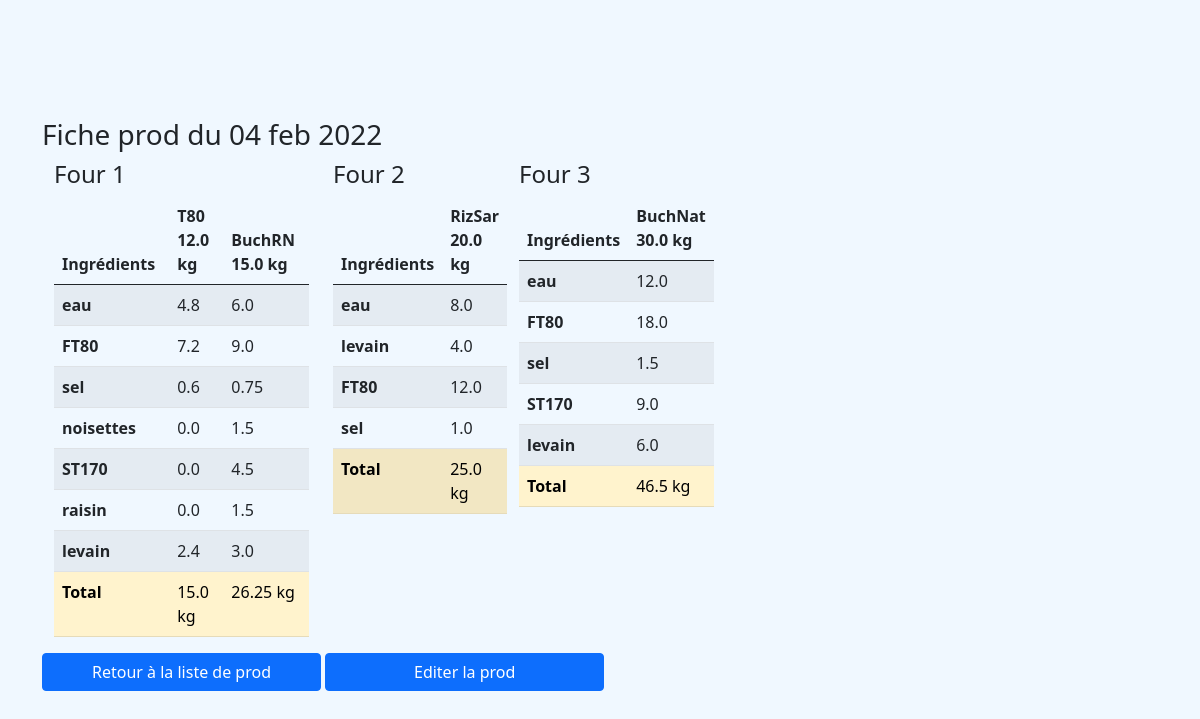
/prod/prodlist/5/ficheprod/, run on an earlier commit of the app's database.
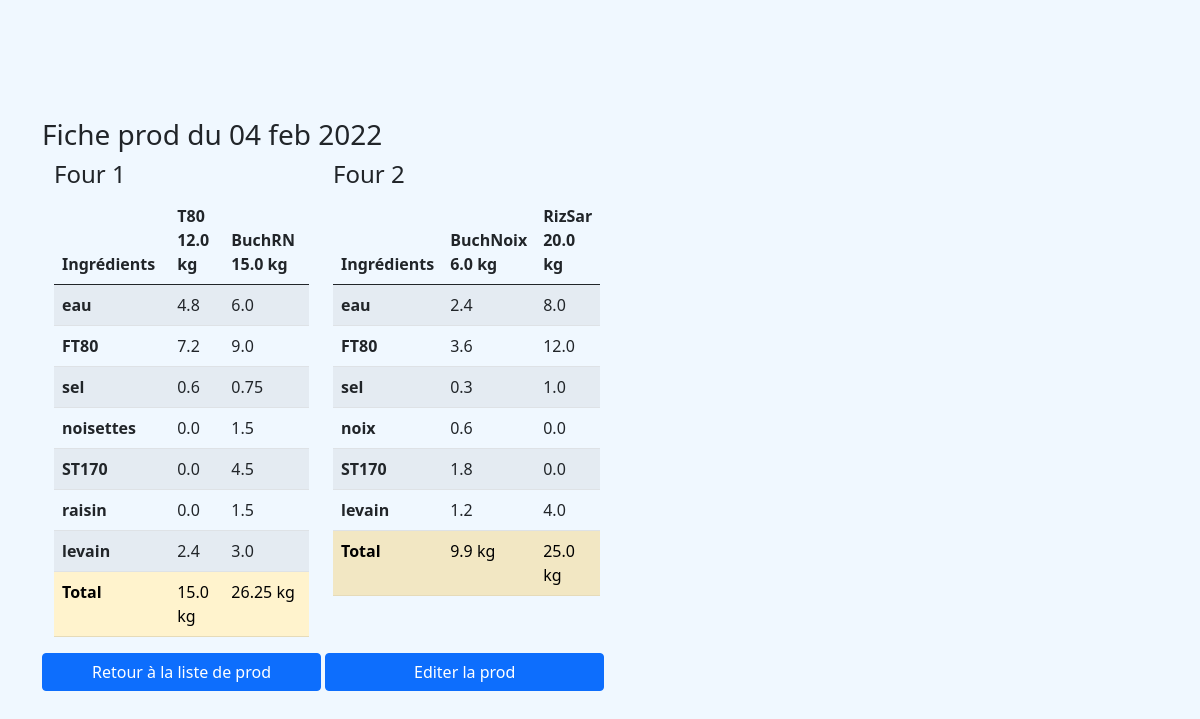
And on a later commit of the database.
### prod/models.py (models this page shows, shortened)
class Recipe(models.Model):
    four_id = models.ForeignKey(Data, on_delete=models.CASCADE)
    four_pain = models.CharField(max_length=50, default="Brioche")
    FT80 = models.FloatField(default=0)
    ST170 = models.FloatField(default=0)
    PET80 = models.FloatField(default=0)
    RT80 = models.FloatField(default=0)
    SarT80 = models.FloatField(default=0)
    FPDT = models.FloatField(default=0)
    eau = models.FloatField(default=0)
    sel = models.FloatField(default=0)
    oeufs = models.FloatField(default=0)
    sucre = models.FloatField(default=0)
    beurre = models.FloatField(default=0)
    levain = models.FloatField(default=0)
    raisin = models.FloatField(default=0)
    noisettes = models.FloatField(default=0)
    noix = models.FloatField(default=0)
    graines = models.FloatField(default=0)
    levure = models.FloatField(default=0)
    def total_ingr(self):
        total = 0
        for ingr in self.non_zero():
            total += getattr(self, ingr)
        return total
    def non_zero(self):
        non_zero_items = []
        for pain, qtt in self.__dict__.items():
            if qtt != 0:
                non_zero_items.append(pain)
        to_remove = ["_state", "id", "four_id", "four_id_id", "four_pain"]
        non_zero_items = [
            element for element in non_zero_items if element not in to_remove
        ]
        return non_zero_items
    def __init__(self, *args, **kwargs):
        super().__init__(*args, **kwargs)
        if self.four_id:
            kg = getattr(self.four_id, self.four_pain)
            if self.four_pain == "T80":
                self.FT80 = 0.6 * kg
                self.sel = 0.05 * kg
                self.eau = 0.4 * kg
                self.levain = 0.2 * kg
            elif self.four_pain == "BuchNat":
                self.FT80 = 0.6 * kg
                self.ST170 = 0.3 * kg
                self.sel = 0.05 * kg
                self.eau = 0.4 * kg
                self.levain = 0.2 * kg
            elif self.four_pain == "BuchRN":
                self.FT80 = 0.6 * kg
                self.ST170 = 0.3 * kg
                self.sel = 0.05 * kg
                self.eau = 0.4 * kg
                self.levain = 0.2 * kg
                self.noisettes = 0.1 * kg
                self.raisin = 0.1 * kg
            elif self.four_pain == "BuchNoix":
                self.FT80 = 0.6 * kg
                self.ST170 = 0.3 * kg
                self.sel = 0.05 * kg
                self.eau = 0.4 * kg
                self.levain = 0.2 * kg
                self.noix = 0.1 * kg
            elif self.four_pain == "RizSar":
                self.FT80 = 0.6 * kg
                self.sel = 0.05 * kg
                self.eau = 0.4 * kg
                self.levain = 0.2 * kg
            elif self.four_pain == "PetEp":
                self.FT80 = 0.6 * kg
                self.sel = 0.05 * kg
                self.eau = 0.4 * kg
                self.levain = 0.2 * kg
            elif self.four_pain == "Brioche":
                self.FT80 = 0.6 * kg
                self.sel = 0.05 * kg
                self.eau = 0.4 * kg
                self.levain = 0.2 * kg
            elif self.four_pain == "Cookies":
                self.FT80 = 0.6 * kg
                self.sel = 0.05 * kg
                self.eau = 0.4 * kg
                self.levain = 0.2 * kg
            else:
                raise ValueError(f"{self.four_pain} n'est pas une recette valide !")

class Data(models.Model):
    prod_id = models.ForeignKey(Prod, on_delete=models.CASCADE)
    T80 = models.FloatField(default=0)
    BuchNat = models.FloatField(default=0)
    BuchMG = models.FloatField(default=0)
    BuchRN = models.FloatField(default=0)
    BuchNoix = models.FloatField(
        default=0,
    )
    RizSar = models.FloatField(
        default=0,
    )
    PetEp = models.FloatField(
        default=0,
    )
    Brioche = models.FloatField(
        default=0,
    )
    Cookies = models.IntegerField(default=0)

### prod/views.py (the view, shortened to what this page needs)
class FicheProdView(DetailView):
    model = Prod
    template_name = "ficheprod.html"
    def get_context_data(self, **kwargs):
        context = super(FicheProdView, self).get_context_data(**kwargs)
        QS = Data.objects.filter(prod_id__pk=self.object.pk)
        recettes = []
        for four in QS:
            print("Four ", four)
            rcp = formatteur_de_recettes(four)
            recettes.append(rcp)
        context = {"prod": list(QS), "recettes": recettes}
        print(f"context = {context}")
        return context

### prod/recettes.py (called while the page is built)
def formatteur_de_recettes(data):
    all_recipes = data.recipe_set.all()
    non_zero_ingr = []
    recipes_names = []
    totals = []
    for recipe in all_recipes:
        recipes_names.append(recipe.four_pain) # au passage, les noms de recettes
        totals.append(recipe.total_ingr()) # au passage, les poids totaux
        non_zero_ingr += list(recipe.non_zero())
    non_zero_ingr = set(non_zero_ingr) #remove duplicates
    print(non_zero_ingr)
    print(recipes_names)
    result = {}
    result["headers"] = recipes_names
    result["headers"].insert(0,"Ingrédients")
    result["totals"] = totals
    result["rows"] = {}
    for ingr in non_zero_ingr:
        qtt = []
        for recipe in all_recipes:
            qtt.append(round(getattr(recipe,ingr),2))
        result["rows"][ingr] = qtt
    return result

### prod/templatetags/extra_filters.py (called while the page is built)
@register.filter
def return_item(l, i):
    try:
        return l[i]
    except:
        return None

@register.filter
def get_attr(obj, attr_name):
    return getattr(obj, attr_name)

### templates/ficheprod.html (shortened to what this page needs)
{% extends 'base.html' %}
{% load crispy_forms_tags %} {% load static %} {% load extra_filters %}
{% block content %}
<h3>Fiche prod du {{ prod.0.prod_id.date|date:_("d b Y") }}</h3>
<div class="container">
  <div class="row">
    {% for elem in recettes %} {% with index=forloop.counter0 %}
    <div class="col-{{ elem.headers|length }}">
      <h4>Four {{ forloop.counter }}</h4>
      <table class="table table-striped">
        <thead>
          <tr>
            {% for item in elem.headers %} {% if forloop.counter0 == 0 %}
            <th class="col-md-1">{{ item }}</th>
            {% else %}
            <th class="col-md-1">
              {{ item }} {{ prod|return_item:index|get_attr:item }} kg
            </th>
            {% endif %} {% endfor %}
          </tr>
        </thead>
        <tbody>
          {% for key, row in elem.rows.items %}
          <tr>
            <th scope="row" class="col-md-1">{{ key }}</th>
            {% for value in row %}
            <td class="col-md-1">{{ value }}</td>
            {% endfor %}
          </tr>
          {% endfor %}
          <tr>
            <th class="table-warning">Total</th>
            {% for item in elem.totals %}
            <td class="table-warning">{{ item }} kg</td>
            {% endfor %}
          </tr>
        </tbody>
      </table>
    </div>
    {% endwith %} {% endfor %}
  </div>
</div>
<div id="button_div">
  <a
    href="{% url 'prod:list_prod' %}"
    role="button"
    class="btn btn-primary col-3"
    >Retour à la liste de prod</a
  >
  <a
    href="{% url 'prod:prod_detail' pk=prod.0.prod_id.pk %}"
    role="button"
    class="btn btn-primary col-3"
    >Editer la prod</a
  >
</div>
{% endblock content %}

What changed in the data, as far as the page shows it:
removed Recipe: headers "BuchNat", headers "30.0"
added Recipe: headers "BuchNoix", headers "6.0"
Also different on the page:
new list line: "kg 2.4 3.6 0.3 noix 0.6 0.0 ST170 1.8 0.0 1.2 9.9 kg"
list line gone: "Four 3 Ingrédients kg eau 12.0 FT80 18.0 sel 1.5 ST170 9.0 levain 6.0 Total 46.5 kg"
